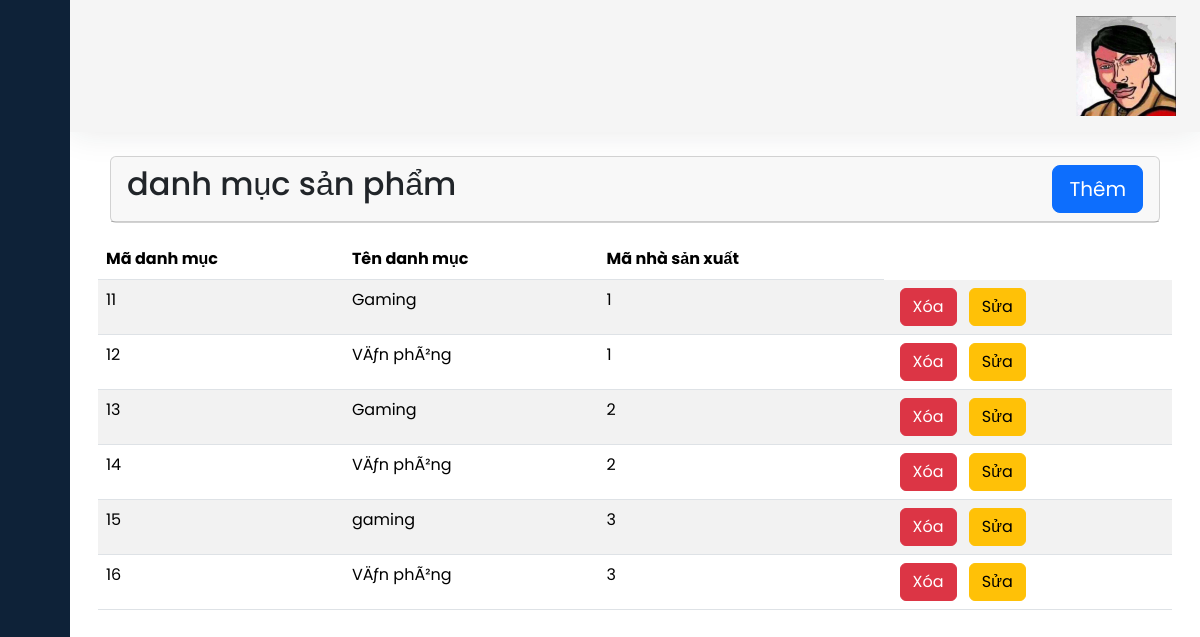
The page /admin/index.php?page_layout=danhmuc (signed in) on the database its author committed.
### tables this page shows
CREATE TABLE IF NOT EXISTS `laptop_categories` (
  `id` int(11) NOT NULL AUTO_INCREMENT,
  `tenloaisanpham` varchar(255) NOT NULL,
  `manhasanxuat` int(11) NOT NULL,
  PRIMARY KEY (`id`),
  KEY `manhasanxuat` (`manhasanxuat`),
  KEY `laptop_id` (`tenloaisanpham`) USING BTREE
);

### connect/categoriesconn.php (called while the page is built, shortened)
<?php
function getallcate()
{
    $conn = connectdb();
    $stmt = $conn->prepare("select * from laptop_categories");
    $stmt->execute();
    $kq = $stmt->fetchALL();
    return $kq;
}

### admin/categories.php (the view, shortened to what this page needs)
<?php
require_once '../connect/categoriesconn.php';
?>
<div class="container-fluid">
    <div class="card">
        <div class="card-header d-flex justify-content-between">
            <h2>danh mục sản phẩm</h2>
            <a href="index.php?page_layout=addcate" class="btn btn-primary btn-lg">Thêm</a>
        </div>
    </div>
    <div class="card-body">
        <table class="table table-striped">
            <thead class="thead-dark">
                <tr>
                    <th>Mã danh mục</th>
                    <th>Tên danh mục </th>
                    <th>Mã nhà sản xuất </th>
                </tr>
            </thead>
            <tbody>
                <?php
                if (isset($kq) && (count($kq) > 0)) {
                    foreach ($kq as $dm) {
                        echo '<tr>
                                    <td>' . $dm['id'] . '</td>
                                    <td>' . $dm['tenloaisanpham'] . '</td>
                                    <td>' . $dm['manhasanxuat'] . '</td>
                                    <td >
                                    <a href="index.php?page_layout=delcate&id=' . $dm['id'] . '" class="btn btn-danger mx-2">Xóa</a>
                                    <a href="index.php?page_layout=updatecate&id=' . $dm['id'] . '" class="btn btn-warning">Sửa</a>
                                    </td>
                                    </tr>';
                    }
                }
                ?>
            </tbody>
        </table>
    </div>
</div>

### css/style.css (style rules this page uses)
a { text-decoration: none; }
body { font-family: 'Poppins', sans-serif; }

### rows shown on the page
laptop_categories: id "11", tenloaisanpham "Gaming", manhasanxuat "1"
laptop_categories: id "12", tenloaisanpham "VÄƒn phÃ²ng", manhasanxuat "1"
laptop_categories: id "13", tenloaisanpham "Gaming", manhasanxuat "2"
laptop_categories: id "14", tenloaisanpham "VÄƒn phÃ²ng", manhasanxuat "2"
laptop_categories: id "15", tenloaisanpham "gaming", manhasanxuat "3"
laptop_categories: id "16", tenloaisanpham "VÄƒn phÃ²ng", manhasanxuat "3"
